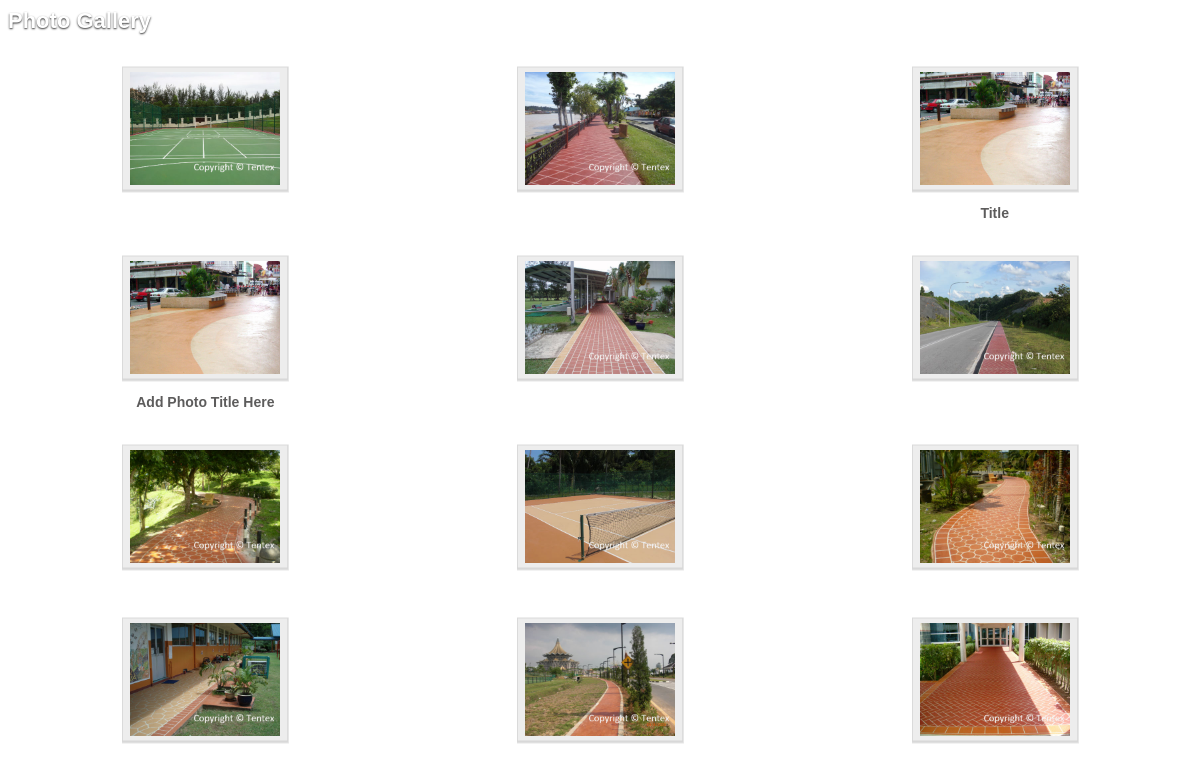
The app's page /gallery_content__.php with its own data.
### tables this page shows
CREATE TABLE `washington_gallery` (
  `id` int(11) NOT NULL,
  `album_id` int(11) NOT NULL,
  `product_name` varchar(250) NOT NULL,
  `description` longtext NOT NULL,
  `photo1` varchar(250) NOT NULL,
  `position` int(11) NOT NULL,
  `status` varchar(250) NOT NULL
);

### gallery_content__.php (the view, shortened to what this page needs)
<?php require_once('Connections/pamconnection.php');
if($_GET['mcat']!=''){
	$abc=base64_decode($_GET['mcat']);
	$album_id=mysqli_real_escape_string($conn, $abc);
	$query="select * from washington_gallery where status=1 and album_id='".$album_id."' and album_id!='' order by position asc, id desc";
}else{
	$query="select * from washington_gallery where status=1 order by position asc, id desc";
}
$maxRows_Rs1 = 12;
$pageNum_Rs1 = 0;
$startRow_Rs1 = $pageNum_Rs1 * $maxRows_Rs1;
mysqli_select_db($conn, $database_pamconnection);
$query_limit_Rs1 = sprintf("%s LIMIT %d, %d", $query, $startRow_Rs1, $maxRows_Rs1);
$Rs1 = mysqli_query($conn, $query_limit_Rs1) or die(mysqli_error());
$row_Rs1 = mysqli_fetch_assoc($Rs1);
?>
<link href="css.css" rel="stylesheet" type="text/css">
<link rel="stylesheet" href="css/prettyPhoto.css" type="text/css" media="screen" title="prettyPhoto main stylesheet" charset="utf-8" />
<table width="100%" border="0" cellspacing="0" cellpadding="0" class="gallery">
  <tr>
    <td align="left" width="100%" class="heading3"><strong>
	<a href="result.php?root=OTU=" target="_parent"> <strong>Photo Gallery</strong></a>&nbsp;&nbsp;<img src="images/pointer03.gif" style="vertical-align:middle;" />&nbsp;&nbsp;
   </strong> </td>
  </tr>
    <tr>
    <td> <br />  </td>
  </tr>
    <tr>
    <td>
      <table width="100%"  border="0" cellspacing="0" cellpadding="0" align="center" >
        <?php
	if($row_Rs1!=''){
	$counter=1;
	do{
if($row_Rs1['photo1']!=''){
	$photo = $row_Rs1['photo1'];
}else{
	$photo="images/default_image_small.jpg";
}
	if($counter==1){?>
        <tr>
          <td valign="top">
            <div align="left">
              <table width="160" height="0" border="0" align="center" cellpadding="10" cellspacing="0" style="margin-top:10px; margin-bottom:10px;">
                <tr valign="middle" style="height:120px;">
                  <td background="images/frame.gif" style="background-repeat:no-repeat; background-position:center" align="center">
                  <a href="project_detail.php?ie=UTF-8&oe=UTF-8&q=prettyphoto&photo_id=<?php echo $row_Rs1['id']?>&iframe=true&width=70%&height=70%" rel="prettyPhoto[iframe]">
                  <img src="<?php echo $photo?>" alt="" width="150" height="113" border="0" class="photo_border" /></a></td>
                </tr>
                <tr valign="top">
                  <td>
                  <table width="100%" border="0" cellspacing="0" cellpadding="0">
                      <tr>
                        <td width="86%">
                        <div align="left" class="content_text">
                    <div align="center">
                   <strong> <?php echo stripslashes(stripslashes($row_Rs1['product_name']))?></strong>
                    </div>
                  </div>
                        </td>
                      </tr>
                    </table>
                  </td>
                </tr>
              </table>
            </div></td>
          <?php $counter++;
		}elseif($counter==2){?>
          <td valign="top">
            <table width="160" height="0" border="0" align="center" cellpadding="10" cellspacing="0" style="margin-top:10px; margin-bottom:10px;">
              <tr valign="middle" style="height:120px;">
                <td background="images/frame.gif" style="background-repeat:no-repeat; background-position:center" align="center"><a href="project_detail.php?ie=UTF-8&amp;oe=UTF-8&amp;q=prettyphoto&amp;photo_id=<?php echo $row_Rs1['id']?>&amp;iframe=true&amp;width=70%&amp;height=70%" rel="prettyPhoto[iframe]"><img src="<?php echo $photo?>" alt="" width="150" height="113" border="0" class="photo_border" /></a></td>
              </tr>
              <tr valign="top">
                <td>
                  </td>
              </tr>
          </table></td>
          <?php $counter++;
		}elseif($counter==3){?>
          <td valign="top">
            <table width="160" height="0" border="0" align="center" cellpadding="10" cellspacing="0" style="margin-top:10px; margin-bottom:10px;">
              <tr valign="middle" style="height:120px;">
                <td background="images/frame.gif" style="background-repeat:no-repeat; background-position:center" align="center">
                <a href="project_detail.php?ie=UTF-8&amp;oe=UTF-8&amp;q=prettyphoto&amp;photo_id=<?php echo $row_Rs1['id']?>&amp;iframe=true&amp;width=70%&amp;height=70%" rel="prettyPhoto[iframe]"><img src="<?php echo $photo?>" alt="" width="150" height="113" border="0" class="photo_border" /></a></td>
              </tr>
              <tr valign="top">
                <td><table width="100%" border="0" cellspacing="0" cellpadding="0">
                  <tr>
                    <td width="86%"><div align="left" class="content_text">
                      <div align="center"> <strong> <?php echo stripslashes(stripslashes($row_Rs1['product_name']))?></strong></div>
                    </div></td>
                  </tr>
                </table>
                  </td>
              </tr>
          </table></td>
        </tr>
        <?php $counter=1;}
	  }while($row_Rs1 = mysqli_fetch_assoc($Rs1));
	  }
	  else{
	   ?>
        <tr>
          <td colspan="7" height="50" valign="bottom" align="center"><div align="center" class="heading4">NO PHOTO AVAILABLE AT THE MOMENT</div></td>
        </tr>
	  <?php }?>
      </table>
      </td>
  </tr>
</table>

### css.css (style rules this page uses)
.content_text { font-family:"Calibri", Arial, Helvetica, sans-serif;color:#5d5c5c; font-size:14px; }
.heading3 { font-family:"Calibri", Arial, Helvetica, sans-serif;color:#ffffff;font-size:22px;font-weight:bold;text-decoration:none; text-shadow: -0px 1px 2px #333; }
.heading3 a:link { font-family:"Calibri", Arial, Helvetica, sans-serif;color:#ffffff;font-size:22px;font-weight:bold;text-decoration:none; }

### records on screen
washington_gallery: photo1 (picture)
washington_gallery: photo1 (picture)
washington_gallery: photo1 (picture), product_name "Title"
washington_gallery: photo1 (picture), product_name "Add Photo Title Here"
washington_gallery: photo1 (picture)
washington_gallery: photo1 (picture)
washington_gallery: photo1 (picture)
washington_gallery: photo1 (picture)
washington_gallery: photo1 (picture)
washington_gallery: photo1 (picture)
washington_gallery: photo1 (picture)
washington_gallery: photo1 (picture)
